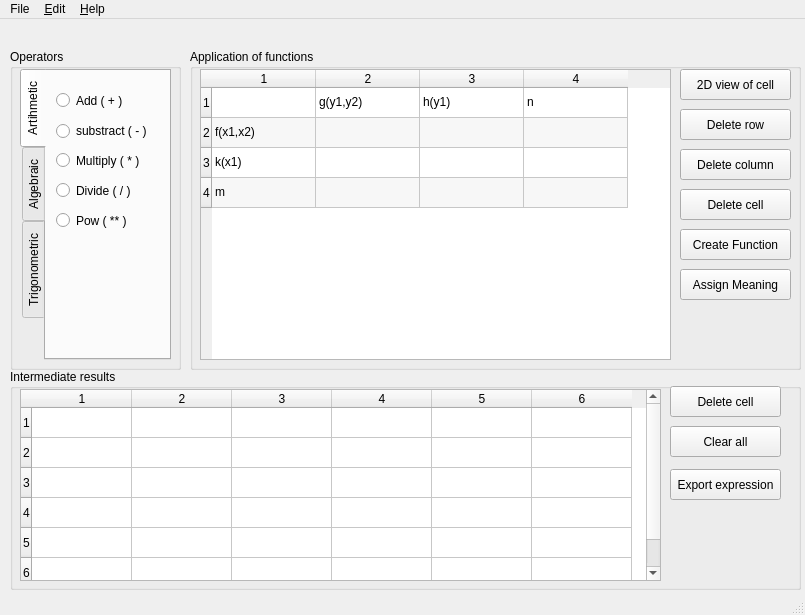
<?xml version="1.0" encoding="UTF-8"?>
<ui version="4.0">
 <class>MainWindow</class>
 <widget class="QMainWindow" name="MainWindow">
  <property name="geometry">
   <rect>
    <x>0</x>
    <y>0</y>
    <width>805</width>
    <height>615</height>
   </rect>
  </property>
  <property name="minimumSize">
   <size>
    <width>805</width>
    <height>610</height>
   </size>
  </property>
  <property name="windowTitle">
   <string>MainWindow</string>
  </property>
  <property name="toolTip">
   <string>&lt;html&gt;&lt;head/&gt;&lt;body&gt;&lt;p&gt;Select any result field to view it in 2D mode&lt;/p&gt;&lt;/body&gt;&lt;/html&gt;</string>
  </property>
  <property name="toolTipDuration">
   <number>2</number>
  </property>
  <widget class="QWidget" name="centralwidget">
   <widget class="QGroupBox" name="groupBox_operators">
    <property name="geometry">
     <rect>
      <x>10</x>
      <y>30</y>
      <width>171</width>
      <height>321</height>
     </rect>
    </property>
    <property name="focusPolicy">
     <enum>Qt::TabFocus</enum>
    </property>
    <property name="title">
     <string>Operators</string>
    </property>
    <widget class="QTabWidget" name="tabWidget_operators">
     <property name="geometry">
      <rect>
       <x>10</x>
       <y>20</y>
       <width>151</width>
       <height>291</height>
      </rect>
     </property>
     <property name="focusPolicy">
      <enum>Qt::WheelFocus</enum>
     </property>
     <property name="layoutDirection">
      <enum>Qt::LeftToRight</enum>
     </property>
     <property name="tabPosition">
      <enum>QTabWidget::West</enum>
     </property>
     <property name="currentIndex">
      <number>0</number>
     </property>
     <widget class="QWidget" name="tab">
      <attribute name="title">
       <string>Artihmetic</string>
      </attribute>
      <widget class="QRadioButton" name="radioButton_add">
       <property name="geometry">
        <rect>
         <x>10</x>
         <y>20</y>
         <width>71</width>
         <height>19</height>
        </rect>
       </property>
       <property name="text">
        <string>Add ( + )</string>
       </property>
      </widget>
      <widget class="QRadioButton" name="radioButton_substract">
       <property name="geometry">
        <rect>
         <x>10</x>
         <y>50</y>
         <width>101</width>
         <height>20</height>
        </rect>
       </property>
       <property name="text">
        <string>substract ( - )</string>
       </property>
      </widget>
      <widget class="QRadioButton" name="radioButton_multiply">
       <property name="geometry">
        <rect>
         <x>10</x>
         <y>80</y>
         <width>91</width>
         <height>19</height>
        </rect>
       </property>
       <property name="text">
        <string>Multiply ( * )</string>
       </property>
      </widget>
      <widget class="QRadioButton" name="radioButton_divide">
       <property name="geometry">
        <rect>
         <x>10</x>
         <y>110</y>
         <width>81</width>
         <height>19</height>
        </rect>
       </property>
       <property name="text">
        <string>Divide ( / )</string>
       </property>
      </widget>
      <widget class="QRadioButton" name="radioButton_pow">
       <property name="geometry">
        <rect>
         <x>10</x>
         <y>140</y>
         <width>111</width>
         <height>19</height>
        </rect>
       </property>
       <property name="text">
        <string>Pow ( ** )</string>
       </property>
      </widget>
     </widget>
     <widget class="QWidget" name="tab_2">
      <attribute name="title">
       <string>Algebraic</string>
      </attribute>
      <widget class="QRadioButton" name="radioButton_comp">
       <property name="geometry">
        <rect>
         <x>0</x>
         <y>20</y>
         <width>121</width>
         <height>19</height>
        </rect>
       </property>
       <property name="text">
        <string>Composition ( ∘ )</string>
       </property>
      </widget>
      <widget class="QRadioButton" name="radioButton_subs">
       <property name="geometry">
        <rect>
         <x>0</x>
         <y>60</y>
         <width>100</width>
         <height>19</height>
        </rect>
       </property>
       <property name="text">
        <string>Substitution</string>
       </property>
      </widget>
     </widget>
     <widget class="QWidget" name="tab_3">
      <attribute name="title">
       <string>Trigonometric</string>
      </attribute>
      <widget class="QRadioButton" name="radioButton_cos">
       <property name="geometry">
        <rect>
         <x>10</x>
         <y>20</y>
         <width>51</width>
         <height>19</height>
        </rect>
       </property>
       <property name="text">
        <string>cos</string>
       </property>
      </widget>
      <widget class="QRadioButton" name="radioButton_sin">
       <property name="geometry">
        <rect>
         <x>10</x>
         <y>60</y>
         <width>51</width>
         <height>19</height>
        </rect>
       </property>
       <property name="text">
        <string>sin</string>
       </property>
      </widget>
      <widget class="QRadioButton" name="radioButton_tan">
       <property name="geometry">
        <rect>
         <x>10</x>
         <y>88</y>
         <width>51</width>
         <height>31</height>
        </rect>
       </property>
       <property name="text">
        <string>tan</string>
       </property>
      </widget>
     </widget>
    </widget>
   </widget>
   <widget class="QGroupBox" name="groupBox_appfunc">
    <property name="geometry">
     <rect>
      <x>190</x>
      <y>30</y>
      <width>611</width>
      <height>321</height>
     </rect>
    </property>
    <property name="title">
     <string>Application of functions</string>
    </property>
    <widget class="QTableWidget" name="tableWidget_func">
     <property name="geometry">
      <rect>
       <x>10</x>
       <y>20</y>
       <width>471</width>
       <height>291</height>
      </rect>
     </property>
     <property name="frameShape">
      <enum>QFrame::StyledPanel</enum>
     </property>
     <property name="editTriggers">
      <set>QAbstractItemView::NoEditTriggers</set>
     </property>
     <property name="dragEnabled">
      <bool>true</bool>
     </property>
     <property name="dragDropMode">
      <enum>QAbstractItemView::DragDrop</enum>
     </property>
     <property name="alternatingRowColors">
      <bool>true</bool>
     </property>
     <property name="cornerButtonEnabled">
      <bool>true</bool>
     </property>
     <property name="rowCount">
      <number>4</number>
     </property>
     <property name="columnCount">
      <number>4</number>
     </property>
     <attribute name="horizontalHeaderDefaultSectionSize">
      <number>104</number>
     </attribute>
     <attribute name="horizontalHeaderMinimumSectionSize">
      <number>24</number>
     </attribute>
     <row/>
     <row/>
     <row/>
     <row/>
     <column/>
     <column/>
     <column/>
     <column/>
     <item row="0" column="0">
      <property name="text">
       <string/>
      </property>
      <property name="toolTip">
       <string extracomment="Direction of Application"/>
      </property>
      <property name="icon">
       <iconset>
        <normalon>:/arrow.svg</normalon>
       </iconset>
      </property>
      <property name="flags">
       <set>ItemIsUserCheckable|ItemIsEnabled</set>
      </property>
     </item>
     <item row="0" column="1">
      <property name="text">
       <string>g(y1,y2)</string>
      </property>
     </item>
     <item row="0" column="2">
      <property name="text">
       <string>h(y1)</string>
      </property>
     </item>
     <item row="0" column="3">
      <property name="text">
       <string>n</string>
      </property>
     </item>
     <item row="1" column="0">
      <property name="text">
       <string>f(x1,x2)</string>
      </property>
     </item>
     <item row="2" column="0">
      <property name="text">
       <string>k(x1)</string>
      </property>
     </item>
     <item row="3" column="0">
      <property name="text">
       <string>m</string>
      </property>
     </item>
    </widget>
    <widget class="QPushButton" name="pushButton_delete_row">
     <property name="geometry">
      <rect>
       <x>490</x>
       <y>60</y>
       <width>111</width>
       <height>31</height>
      </rect>
     </property>
     <property name="layoutDirection">
      <enum>Qt::LeftToRight</enum>
     </property>
     <property name="text">
      <string>Delete row</string>
     </property>
     <property name="shortcut">
      <string>Ctrl+R</string>
     </property>
    </widget>
    <widget class="QPushButton" name="pushButton_delete_column">
     <property name="geometry">
      <rect>
       <x>490</x>
       <y>100</y>
       <width>111</width>
       <height>31</height>
      </rect>
     </property>
     <property name="cursor">
      <cursorShape>ArrowCursor</cursorShape>
     </property>
     <property name="text">
      <string>Delete column</string>
     </property>
     <property name="shortcut">
      <string>Ctrl+C</string>
     </property>
    </widget>
    <widget class="QPushButton" name="pushButton_delete_cell">
     <property name="geometry">
      <rect>
       <x>490</x>
       <y>140</y>
       <width>111</width>
       <height>31</height>
      </rect>
     </property>
     <property name="text">
      <string>Delete cell</string>
     </property>
     <property name="shortcut">
      <string>Del</string>
     </property>
    </widget>
    <widget class="QPushButton" name="pushButton_create">
     <property name="geometry">
      <rect>
       <x>490</x>
       <y>180</y>
       <width>111</width>
       <height>31</height>
      </rect>
     </property>
     <property name="text">
      <string>Create Function</string>
     </property>
    </widget>
    <widget class="QPushButton" name="pushButton_2d">
     <property name="geometry">
      <rect>
       <x>490</x>
       <y>20</y>
       <width>111</width>
       <height>31</height>
      </rect>
     </property>
     <property name="cursor">
      <cursorShape>OpenHandCursor</cursorShape>
     </property>
     <property name="toolTipDuration">
      <number>-1</number>
     </property>
     <property name="statusTip">
      <string/>
     </property>
     <property name="text">
      <string>2D view of cell</string>
     </property>
    </widget>
    <widget class="QPushButton" name="pushButton_meaning">
     <property name="geometry">
      <rect>
       <x>490</x>
       <y>220</y>
       <width>111</width>
       <height>31</height>
      </rect>
     </property>
     <property name="toolTip">
      <string>Click Me</string>
     </property>
     <property name="toolTipDuration">
      <number>5</number>
     </property>
     <property name="text">
      <string>Assign Meaning</string>
     </property>
    </widget>
   </widget>
   <widget class="QGroupBox" name="groupBox_interResult">
    <property name="geometry">
     <rect>
      <x>10</x>
      <y>350</y>
      <width>791</width>
      <height>221</height>
     </rect>
    </property>
    <property name="title">
     <string>Intermediate results</string>
    </property>
    <widget class="QTableWidget" name="tableWidget_inter">
     <property name="geometry">
      <rect>
       <x>10</x>
       <y>20</y>
       <width>641</width>
       <height>192</height>
      </rect>
     </property>
     <property name="editTriggers">
      <set>QAbstractItemView::NoEditTriggers</set>
     </property>
     <property name="dragEnabled">
      <bool>true</bool>
     </property>
     <property name="dragDropMode">
      <enum>QAbstractItemView::DragDrop</enum>
     </property>
     <property name="rowCount">
      <number>6</number>
     </property>
     <property name="columnCount">
      <number>6</number>
     </property>
     <row/>
     <row/>
     <row/>
     <row/>
     <row/>
     <row/>
     <column/>
     <column/>
     <column/>
     <column/>
     <column/>
     <column/>
    </widget>
    <widget class="QPushButton" name="pushButton_del_inter_cell">
     <property name="geometry">
      <rect>
       <x>660</x>
       <y>17</y>
       <width>111</width>
       <height>31</height>
      </rect>
     </property>
     <property name="text">
      <string>Delete cell</string>
     </property>
    </widget>
    <widget class="QPushButton" name="pushButton_clear_inter_cell">
     <property name="geometry">
      <rect>
       <x>660</x>
       <y>57</y>
       <width>111</width>
       <height>31</height>
      </rect>
     </property>
     <property name="text">
      <string>Clear all</string>
     </property>
    </widget>
    <widget class="QPushButton" name="pushButton_export_exp">
     <property name="geometry">
      <rect>
       <x>660</x>
       <y>100</y>
       <width>111</width>
       <height>31</height>
      </rect>
     </property>
     <property name="text">
      <string>Export expression</string>
     </property>
    </widget>
   </widget>
  </widget>
  <widget class="QMenuBar" name="menubar">
   <property name="geometry">
    <rect>
     <x>0</x>
     <y>0</y>
     <width>805</width>
     <height>19</height>
    </rect>
   </property>
   <widget class="QMenu" name="menuFile">
    <property name="title">
     <string>File</string>
    </property>
    <addaction name="action_New"/>
    <addaction name="action_Open"/>
    <addaction name="action_Save"/>
    <addaction name="action_SaveAs"/>
    <addaction name="action_Exit"/>
   </widget>
   <widget class="QMenu" name="menuHelp">
    <property name="title">
     <string>&amp;Help</string>
    </property>
    <addaction name="actionAbout_Software"/>
    <addaction name="action_User_Manual"/>
   </widget>
   <widget class="QMenu" name="menu_Edit">
    <property name="title">
     <string>&amp;Edit</string>
    </property>
    <addaction name="actionUndo"/>
    <addaction name="actionRedo"/>
   </widget>
   <addaction name="menuFile"/>
   <addaction name="menu_Edit"/>
   <addaction name="menuHelp"/>
  </widget>
  <widget class="QStatusBar" name="statusbar"/>
  <action name="action_New">
   <property name="icon">
    <iconset resource="resources.qrc">
     <normaloff>:/filenew.png</normaloff>:/filenew.png</iconset>
   </property>
   <property name="text">
    <string>&amp;New</string>
   </property>
   <property name="toolTip">
    <string>Create a grid data file</string>
   </property>
   <property name="shortcut">
    <string>Ctrl+N</string>
   </property>
  </action>
  <action name="action_Open">
   <property name="icon">
    <iconset resource="resources.qrc">
     <normaloff>:/fileopen.png</normaloff>:/fileopen.png</iconset>
   </property>
   <property name="text">
    <string>&amp;Open</string>
   </property>
   <property name="shortcut">
    <string>Ctrl+O</string>
   </property>
  </action>
  <action name="action_Save">
   <property name="icon">
    <iconset resource="resources.qrc">
     <normaloff>:/filesave.png</normaloff>:/filesave.png</iconset>
   </property>
   <property name="text">
    <string>&amp;Save</string>
   </property>
   <property name="shortcut">
    <string>Ctrl+S</string>
   </property>
  </action>
  <action name="action_Exit">
   <property name="icon">
    <iconset resource="resources.qrc">
     <normaloff>:/filequit.png</normaloff>:/filequit.png</iconset>
   </property>
   <property name="text">
    <string>&amp;Exit</string>
   </property>
   <property name="shortcut">
    <string>Ctrl+Q</string>
   </property>
  </action>
  <action name="actionAbout_Software">
   <property name="icon">
    <iconset resource="resources.qrc">
     <normaloff>:/editzoom.png</normaloff>:/editzoom.png</iconset>
   </property>
   <property name="text">
    <string>About Software</string>
   </property>
  </action>
  <action name="action_SaveAs">
   <property name="icon">
    <iconset resource="resources.qrc">
     <normaloff>:/filesaveas.png</normaloff>:/filesaveas.png</iconset>
   </property>
   <property name="text">
    <string>&amp;SaveAs</string>
   </property>
  </action>
  <action name="action_User_Manual">
   <property name="icon">
    <iconset resource="resources.qrc">
     <normaloff>:/editzoom.png</normaloff>:/editzoom.png</iconset>
   </property>
   <property name="text">
    <string>&amp;User Manual</string>
   </property>
   <property name="shortcut">
    <string>Ctrl+H</string>
   </property>
  </action>
  <action name="actionUndo">
   <property name="icon">
    <iconset resource="resources.qrc">
     <normaloff>:/undo.svg</normaloff>:/undo.svg</iconset>
   </property>
   <property name="text">
    <string>Undo</string>
   </property>
   <property name="shortcut">
    <string>Ctrl+U</string>
   </property>
  </action>
  <action name="actionRedo">
   <property name="icon">
    <iconset resource="resources.qrc">
     <normaloff>:/redo.svg</normaloff>:/redo.svg</iconset>
   </property>
   <property name="text">
    <string>Redo</string>
   </property>
   <property name="shortcut">
    <string>Ctrl+Z</string>
   </property>
  </action>
 </widget>
 <resources>
  <include location="resources.qrc"/>
 </resources>
 <connections>
  <connection>
   <sender>pushButton_clear_inter_cell</sender>
   <signal>clicked()</signal>
   <receiver>tableWidget_inter</receiver>
   <slot>clearContents()</slot>
   <hints>
    <hint type="sourcelabel">
     <x>705</x>
     <y>444</y>
    </hint>
    <hint type="destinationlabel">
     <x>330</x>
     <y>484</y>
    </hint>
   </hints>
  </connection>
 </connections>
</ui>
